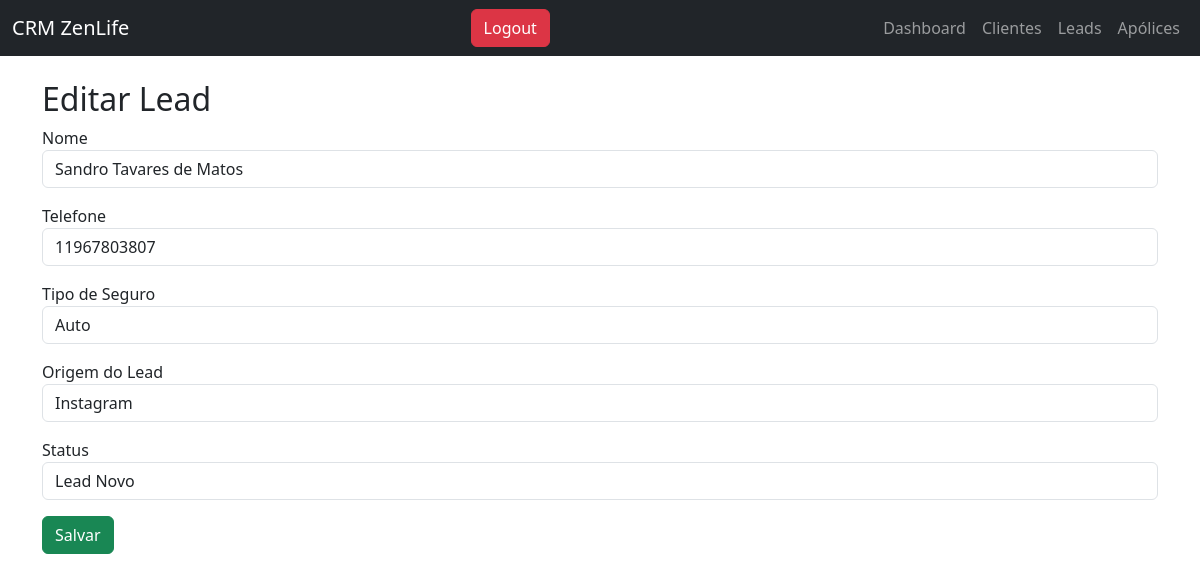
/editar_lead/1, run on an earlier commit of the app's database.
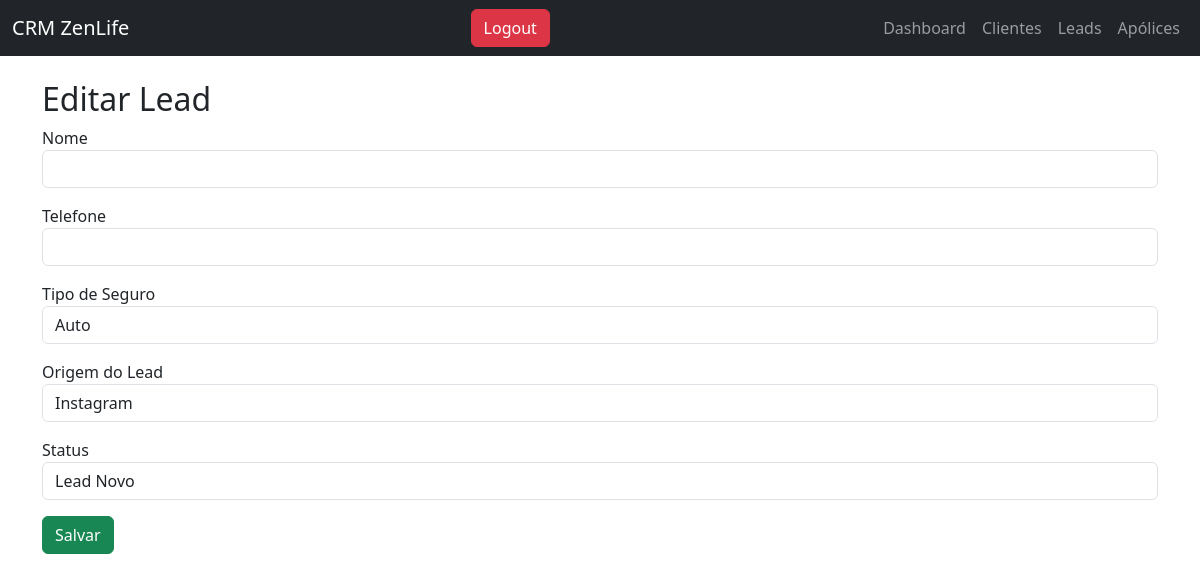
And on a later commit of the database.
### tables this page shows
CREATE TABLE leads (
id INTEGER PRIMARY KEY AUTOINCREMENT,
nome TEXT,
telefone TEXT,
seguro TEXT,
origem TEXT,
status TEXT
);

### app.py (the view, shortened to what this page needs)
@app.route("/editar_lead/<int:id>", methods=["GET","POST"])
def editar_lead(id):
    conn = sqlite3.connect("database.db")
    lead = conn.execute("SELECT * FROM leads WHERE id=?", (id,)).fetchone()
    conn.close()
    return render_template("editar_lead.html", lead=lead)

### templates/editar_lead.html (shortened to what this page needs)
{% extends "layout.html" %}
{% block content %}
<h2>Editar Lead</h2>
<form method="POST">
    <div class="mb-3">
        <label>Nome</label>
        <input type="text" name="nome" value="{{lead[1]}}" class="form-control" required>
    </div>
    <div class="mb-3">
        <label>Telefone</label>
        <input type="text" name="telefone" value="{{lead[2]}}" class="form-control" required>
    </div>
    <div class="mb-3">
        <label>Tipo de Seguro</label>
        <select name="seguro" class="form-control" required>
            <option {% if lead[3]=='Auto' %}selected{% endif %}>Auto</option>
        </select>
    </div>
    <div class="mb-3">
        <label>Origem do Lead</label>
        <select name="origem" class="form-control" required>
            <option {% if lead[4]=='Instagram' %}selected{% endif %}>Instagram</option>
        </select>
    </div>
    <div class="mb-3">
        <label>Status</label>
        <select name="status" class="form-control" required>
            <option {% if lead[5]=='Lead Novo' %}selected{% endif %}>Lead Novo</option>
        </select>
    </div>
    <button type="submit" class="btn btn-success">Salvar</button>
</form>
{% endblock %}

What changed in the data, as far as the page shows it:
removed leads: nome "Sandro Tavares de Matos", telefone "11967803807", seguro "Auto", origem "Instagram", status "Lead Novo"
Also different on the page:
form field seguro: (not shown) → "Auto"
form field origem: (not shown) → "Instagram"
form field status: (not shown) → "Lead Novo"
